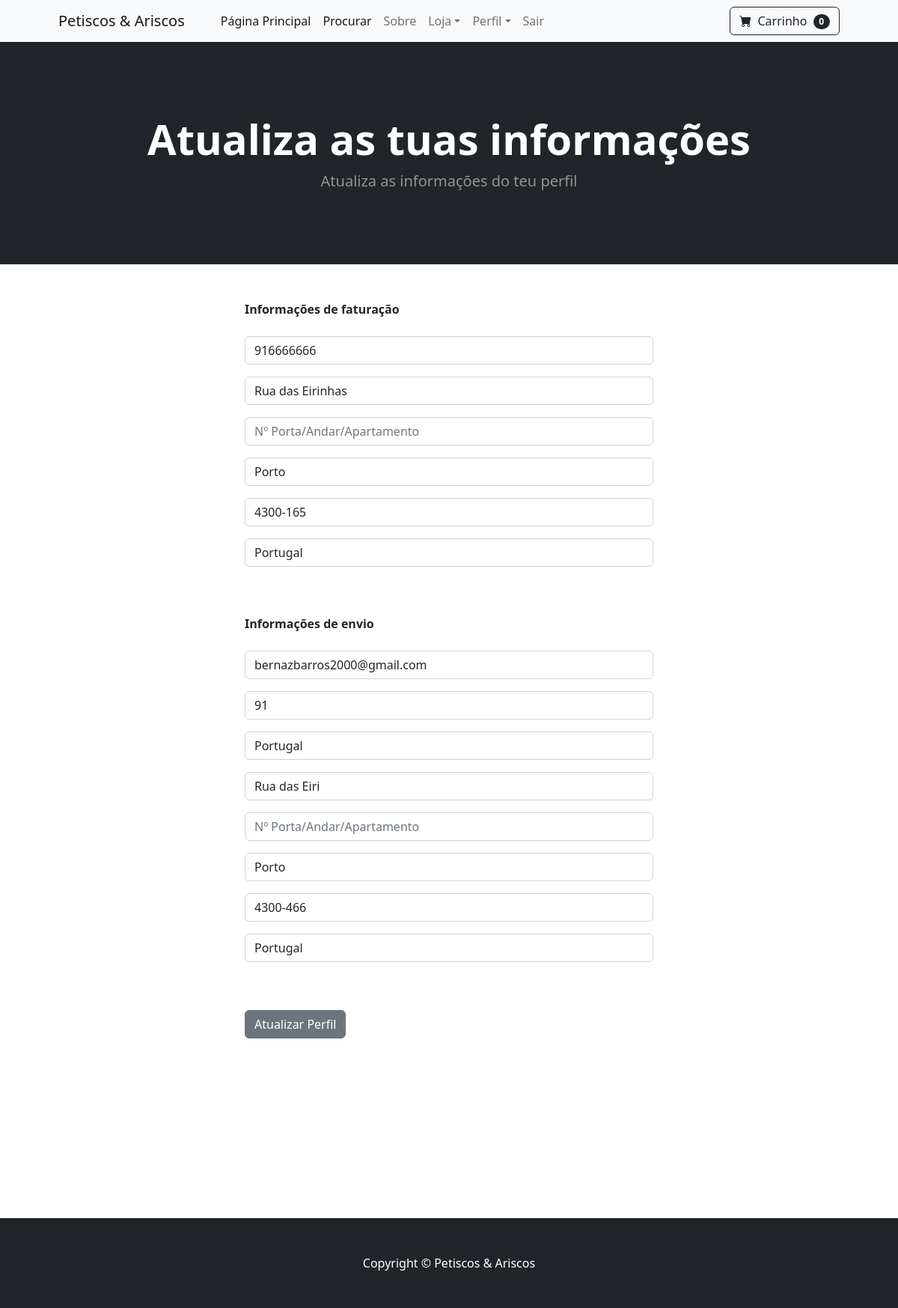
/update_profile/ (signed in), run on the app's committed database.
### mystore/models.py (models this page shows, shortened)
class Profile(models.Model):
    user = models.OneToOneField(User, on_delete=models.CASCADE)
    date_modified = models.DateTimeField(User, auto_now=True)
    phone = models.CharField(max_length=25, blank=True)
    address1 = models.CharField(max_length=25, blank=True)
    address2 = models.CharField(max_length=200, blank=True)
    city = models.CharField(max_length=200, blank=True)
    zipcode = models.CharField(max_length=200, blank=True)
    country = models.CharField(max_length=200, blank=True)
    old_cart = models.CharField(max_length=500, blank=True, null=True)

### payment/models.py (models this page shows, shortened)
class ShippingAddress(models.Model):
    user = models.ForeignKey(User, on_delete=models.CASCADE, null=True, blank=True)
    shipping_full_name = models.CharField(max_length=255)
    shipping_phone = models.CharField(max_length=50, null=True, blank=False)
    shipping_email = models.CharField(max_length=255)
    shipping_address1 = models.CharField(max_length=255)
    shipping_address2 = models.CharField(max_length=255, blank=True)
    shipping_city = models.CharField(max_length=255)
    shipping_zipcode = models.CharField(max_length=255)
    shipping_country = models.CharField(max_length=255)
    class Meta:
        verbose_name_plural = "Shipping Address"

### mystore/views.py (the view)
# urls.py: path('update_profile/', views.update_profile, name='update_profile'),
def update_profile(request):
    if request.user.is_authenticated:
        current_user = Profile.objects.get(user__id=request.user.id)
        try:
            shipping_user = ShippingAddress.objects.get(user__id=request.user.id)
        except ShippingAddress.DoesNotExist:
            shipping_user = ShippingAddress(user=request.user)
        form = UpdateProfileForm(request.POST or None, instance=current_user)
        shipping_form = ShippingForm(request.POST or None, instance=shipping_user)
        if form.is_valid() or shipping_form.is_valid():
            form.save()
            shipping_form.save()
            messages.success(request, 'A informação do teu perfil foi atualizada com sucesso!')
            return redirect('home')
        return render(request, 'update_profile.html', {
            'form': form,
            'shipping_form': shipping_form
        })
    else:
        messages.error(request, 'Tens de ter uma conta para poderes atualizar o teu perfil.')
        return redirect('home')

### mystore/forms.py
class UpdateProfileForm(forms.ModelForm):
    phone = forms.CharField(label="", widget=forms.TextInput(attrs={'class':'form-control', 'placeholder':'Telemóvel'}), required=False)
    address1 = forms.CharField(label="", widget=forms.TextInput(attrs={'class':'form-control', 'placeholder':'Endereço 1'}), required=False)
    address2 = forms.CharField(label="", widget=forms.TextInput(attrs={'class':'form-control', 'placeholder':'Nº Porta/Andar/Apartamento'}), required=False)
    city = forms.CharField(label="", widget=forms.TextInput(attrs={'class':'form-control', 'placeholder':'Cidade'}), required=False)
    zipcode = forms.CharField(label="", widget=forms.TextInput(attrs={'class':'form-control', 'placeholder':'Código Postal'}), required=False)
    country = forms.CharField(label="", widget=forms.TextInput(attrs={'class':'form-control', 'placeholder':'País'}), required=False)
    class Meta:
        model = Profile
        fields = ('phone', 'address1', 'address2', 'city', 'zipcode', 'country')

### cart/cart.py (called while the page is built)
    def __len__(self):
        return len(self.cart)

### cart/context_processors.py (called while the page is built)
def cart(request):
    return {'cart': Cart(request)}

### mystore/templates/update_profile.html (shortened to what this page needs)
{% extends 'base.html' %}
{% block content %}
        <header class="bg-dark py-5">
            <div class="container px-4 px-lg-5 my-5">
                <div class="text-center text-white">
                    <h1 class="display-4 fw-bolder">Atualiza as tuas informações</h1>
                    <p class="lead fw-normal text-white-50 mb-0">Atualiza as informações do teu perfil</p>
                </div>
            </div>
        </header>
        <div class="container">
            <div class="row">
                    <div class="col-md-6 offset-md-3">
                        <br/><br/>
                        <strong>Informações de faturação</strong>
                        <br/><br/>
                        <form method="POST" action="{% url 'update_profile' %}">
                            {{ form.as_p }}
                            <br/><br/>
                            <strong> Informações de envio </strong>
                            <br/><br/>
                            {{ shipping_form.as_p }}
                            <br/><br/>
                            <button type="submit" class="btn btn-secondary">Atualizar Perfil</button>
                            <br/><br/>
                          </form>
                          <br/><br/><br/><br/><br/><br/><br/><br/><br/>
                    </div>
            </div>
        </div>
{% endblock %}

### data on the page
Profile: phone "916666666", address1 "Rua das Eirinhas", city "Porto", zipcode "4300-165", country "Portugal"
ShippingAddress: shipping_full_name "bernazbarros2000@gmail.com", shipping_phone "91", shipping_email "Portugal", shipping_address1 "Rua das Eiri", shipping_city "Porto", shipping_zipcode "4300-466", shipping_country "Portugal"

### other printed values
{{ cart|length }} "0"
